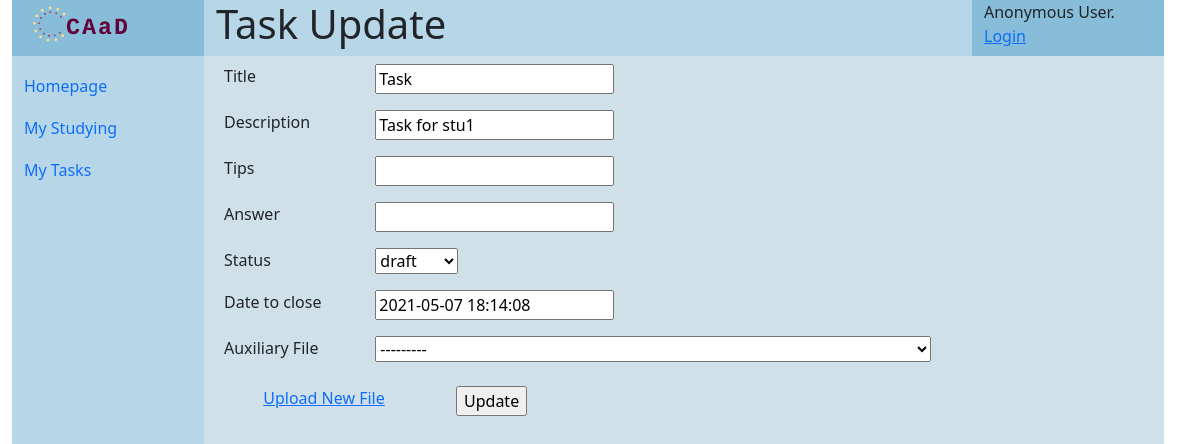
Page /courses/task/8/update on the committed database.
### homeworks/models.py (models this page shows, shortened)
class Task(models.Model):
    TASK_STATUS = [(0, 'draft'), (1, 'running'), (2, 'closed')]
    title = models.CharField('title', max_length=64)
    description = models.CharField('description', max_length=1024)
    tips = models.CharField('tips', max_length=1024, blank=True)
    answer = models.CharField('answer', max_length=1024, blank=True)
    have_docker = models.BooleanField("have docker experiment", default=False)
    dockerfile = models.OneToOneField(DockerFile, on_delete=models.SET_NULL, blank=True, null=True)
    auxiliary_file = models.OneToOneField(SubmissionFile, on_delete=models.SET_NULL, blank=True, null=True)
    status = models.IntegerField(
        'homework status', choices=TASK_STATUS, default=0)
    create_date = models.DateTimeField('date created', default=timezone.now())
    close_date = models.DateTimeField(
        'date to close', default=timezone.now() + timedelta(days=30))
    course = models.ForeignKey(Course, on_delete=models.CASCADE, related_name="tasks", null=True)
    creator = models.ForeignKey(User, on_delete=models.CASCADE, related_name="tasks_created", null=True)

### homeworks/views.py (the view, shortened to what this page needs)
# urls.py: path('task/<int:pk>/update', homework_views.TaskUpdateView.as_view(), name='task_update'),
class TaskUpdateView(UpdateView):
    model = Task
    fields = ["title", "description", "tips", "answer", "status", "close_date", "auxiliary_file"]
    success_url = "/"
    template_name = "homeworks/task_update.html"
    def get_context_data(self, **kwargs):
        context = super().get_context_data(**kwargs)
        context['task_id'] = self.object.pk
        context['title'] = "Task Update"
        return context

### files/models.py (called while the page is built)
    def __str__(self):
        return "SubmissionFile({}, {})".format(self.pk, self.name)

### templates/homeworks/task_update.html (shortened to what this page needs)
{% extends "generics/base.html" %}
{% block content %}
<form action="{% url 'courses:task_update' task_id %}" method="post">
    <table class="table table-borderless">
        <tr>
            <td>
                <label for="{{ form.title.id_for_label }}">
                    Title
                </label>
            </td>
            <td>
                {{ form.title }}
            </td>
            <td>{{ form.title.errors }}</td>
        </tr>
        <tr>
            <td>
                <label for="{{ form.description.id_for_label }}">
                   Description
                </label>
            </td>
            <td>
                {{ form.description }}
            </td>
            <td>{{ form.description.errors }}</td>
        </tr>
        <tr>
            <td>
                <label for="{{ form.tips.id_for_label }}">
                    Tips
                </label>
            </td>
            <td>
                {{ form.tips }}
            </td>
            <td>{{ form.tips.errors }}</td>
        </tr>
        <tr>
            <td>
                <label for="{{ form.answer.id_for_label }}">
                    Answer
                </label>
            </td>
            <td>
                {{ form.answer }}
            </td>
            <td>{{ form.answer.errors }}</td>
        </tr>
        <tr>
            <td>
                <label for="{{ form.status.id_for_label }}">
                    Status
                </label>
            </td>
            <td>
                {{ form.status }}
            </td>
            <td>{{ form.status.errors }}</td>
        </tr>
        <tr>
            <td>
                <label for="{{ form.close_date.id_for_label }}">
                    Date to close
                </label>
            </td>
            <td>
                {{ form.close_date }}
            </td>
            <td>{{ form.close_date.errors }}</td>
        </tr>
        <tr>
            <td>
                <label for="{{ form.auxiliary_file.id_for_label }}">
                    Auxiliary File
                </label>
            </td>
            <td>
                {{ form.auxiliary_file }}
            </td>
            <td>{{ form.auxiliary_file.errors }}</td>
        </tr>
    </table>
<div class="row">
<div class="d-flex justify-content-center col-3">
    <a href="{% url 'files:index' %}" class="">Upload New File</a>
</div>
<div class="col-3">
    <input type="submit" value="Update">
</div>
</div>
</form>
{% endblock content %}

### rows in the picture
Task: title "Task", description "Task for stu1", status "draft", close_date "2021-05-07 18:14:08", auxiliary_file "---------"
